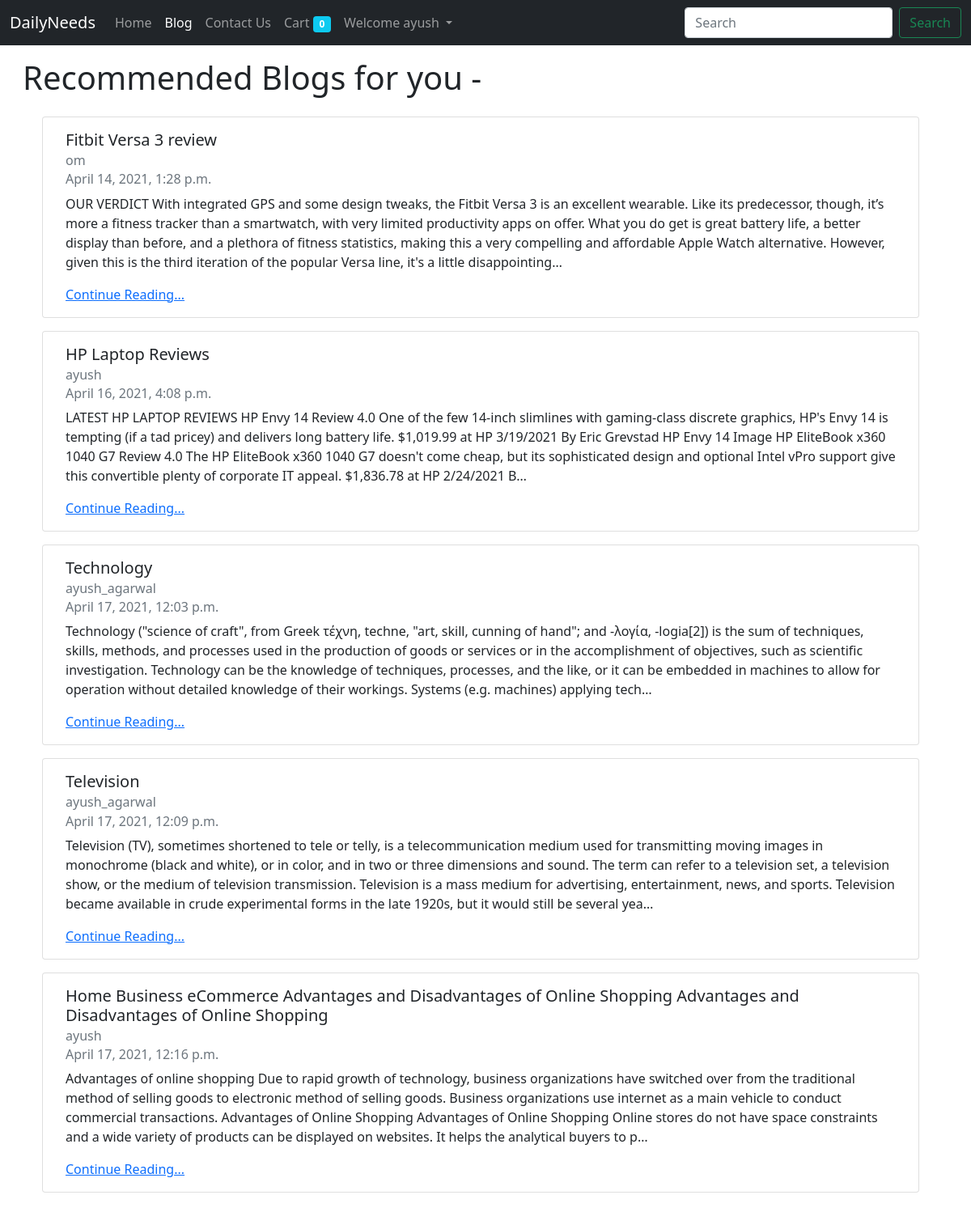
Page /blog/ (signed in) on the committed database.
### blog/models.py (models this page shows, shortened)
class Post(models.Model):
    title=models.CharField(max_length=255)
    author=models.ForeignKey(User,on_delete=models.CASCADE)
    content=models.TextField()
    slug=models.SlugField(max_length=500,unique=True,blank=True)
    timestamp=models.DateTimeField(default=now)

### blog/views.py (the view)
# urls.py: path('',views.bloghome,name='bloghome'),
def bloghome(request):
    allPosts=Post.objects.all()
    context={'allPosts':allPosts}
    return render(request,'blog/blogHome.html',context)

### home/templates/blog/blogHome.html
{% extends 'home/index.html' %}
{% block blogactive %}
  active
{% endblock blogactive %}
{% block main %}
<div class="container m-3">
<h1>Recommended Blogs for you -</h1>
    <div class="row m-3">
{% for post in allPosts %}
<div class="card m-2" style="width: 100%;">
    <div class="card-body">
      <h5 class="card-title">{{post.title}}</h5>
      <h6 class="card-subtitle mb-2 text-muted">{{post.author}}</h6>
      <h6 class="card-subtitle mb-2 text-muted">{{post.timestamp}}</h6>
      <p class="card-text">{{post.content|truncatechars:500}}</p>
      <a href="/blog/{{post.slug}}" class="card-link">Continue Reading...</a>
    </div>
  </div>
  {% endfor %}
</div>
</div>
{% endblock main %}

### home/templates/home/index.html (shortened to what this page needs)
<!doctype html>
<html lang="en">
  <head>
    <link href="https://cdn.jsdelivr.net/npm/bootstrap@5.0.0-beta2/dist/css/bootstrap.min.css" rel="stylesheet">
  </head>
  <body>
    <nav class="navbar navbar-expand-lg navbar-dark bg-dark">
        <div class="container-fluid">
          <a class="navbar-brand" href= "/">DailyNeeds</a>
          <div class="collapse navbar-collapse" id="navbarSupportedContent">
            <ul class="navbar-nav me-auto mb-2 mb-lg-0">
              <li class="nav-item">
                <a class="nav-link {% block homeactive %}{% endblock homeactive %} " aria-current="page" href= "/">Home</a>
              </li>
              <li class="nav-item">
                <a class="nav-link {% block blogactive %}{% endblock blogactive %}" href= "/blog/">Blog</a>
              </li>
              <li class="nav-item">
                <a class="nav-link {% block contactactive %}{% endblock contactactive %}" href= "/contact">Contact Us</a>
              </li>
              <li class="nav-item">
                <a class="nav-link {% block cartactive %}{% endblock cartactive %}" href= "/cart">Cart
                  <span class="badge bg-info">
                    {% if request.session.cart %}
                    {{request.session.cart.keys|length}}</span>
                    {% else %}
                    0
                    {% endif %}
                  </a>
              </li>
              <li class="nav-item dropdown">
                {% if user.is_authenticated %}
                <a class="nav-link dropdown-toggle" href="#" id="navbarDropdown" role="button" data-bs-toggle="dropdown" aria-expanded="false">
                  Welcome {{request.user}}
                </a>
                {% endif %}
              </li>
            </ul>
            <form class="d-flex" method="GET" action="/search"  >
              <input class="form-control me-2" type="search" name="search" placeholder="Search" aria-label="Search">
              <button class="btn btn-outline-success" type="submit">Search</button>
            </form>
          </div>
        </div>
      </nav>
    {% block main %}
    {% endblock %}
  </body>
</html>

### rows in the picture
Post: title "Fitbit Versa 3 review", author "om", timestamp "April 14, 2021, 1:28 p.m.", content "OUR VERDICT With integrated GPS and some design tweaks, the Fitbit Versa 3 is an excellent wearable. Like its predecessor, though, it’s more a fitness tracker than a smartwatch, with very limited productivity apps on offer. What you do get is great battery life, a better display than before, and a plethora of fitness statistics, making this a very compelling and affordable Apple Watch alternative. However, given this is the third iteration of the popular Versa line, it's a little disappointing…"
Post: title "HP Laptop Reviews", author "ayush", timestamp "April 16, 2021, 4:08 p.m.", content "LATEST HP LAPTOP REVIEWS HP Envy 14 Review 4.0 One of the few 14-inch slimlines with gaming-class discrete graphics, HP's Envy 14 is tempting (if a tad pricey) and delivers long battery life. $1,019.99 at HP 3/19/2021 By Eric Grevstad HP Envy 14 Image HP EliteBook x360 1040 G7 Review 4.0 The HP EliteBook x360 1040 G7 doesn't come cheap, but its sophisticated design and optional Intel vPro support give this convertible plenty of corporate IT appeal. $1,836.78 at HP 2/24/2021 B…"
Post: title "Technology", author "ayush_agarwal", timestamp "April 17, 2021, 12:03 p.m.", content "Technology (\"science of craft\", from Greek τέχνη, techne, \"art, skill, cunning of hand\"; and -λογία, -logia[2]) is the sum of techniques, skills, methods, and processes used in the production of goods or services or in the accomplishment of objectives, such as scientific investigation. Technology can be the knowledge of techniques, processes, and the like, or it can be embedded in machines to allow for operation without detailed knowledge of their workings. Systems (e.g. machines) applying tech…"
Post: title "Television", author "ayush_agarwal", timestamp "April 17, 2021, 12:09 p.m.", content "Television (TV), sometimes shortened to tele or telly, is a telecommunication medium used for transmitting moving images in monochrome (black and white), or in color, and in two or three dimensions and sound. The term can refer to a television set, a television show, or the medium of television transmission. Television is a mass medium for advertising, entertainment, news, and sports. Television became available in crude experimental forms in the late 1920s, but it would still be several yea…"
Post: title "Home Business eCommerce Advantages and Disadvantages of Online Shopping Advantages and Disadvantages of Online Shopping", author "ayush", timestamp "April 17, 2021, 12:16 p.m.", content "Advantages of online shopping Due to rapid growth of technology, business organizations have switched over from the traditional method of selling goods to electronic method of selling goods. Business organizations use internet as a main vehicle to conduct commercial transactions. Advantages of Online Shopping Advantages of Online Shopping Online stores do not have space constraints and a wide variety of products can be displayed on websites. It helps the analytical buyers to p…"

### other values in the picture
{{ request.user }} "ayush"
